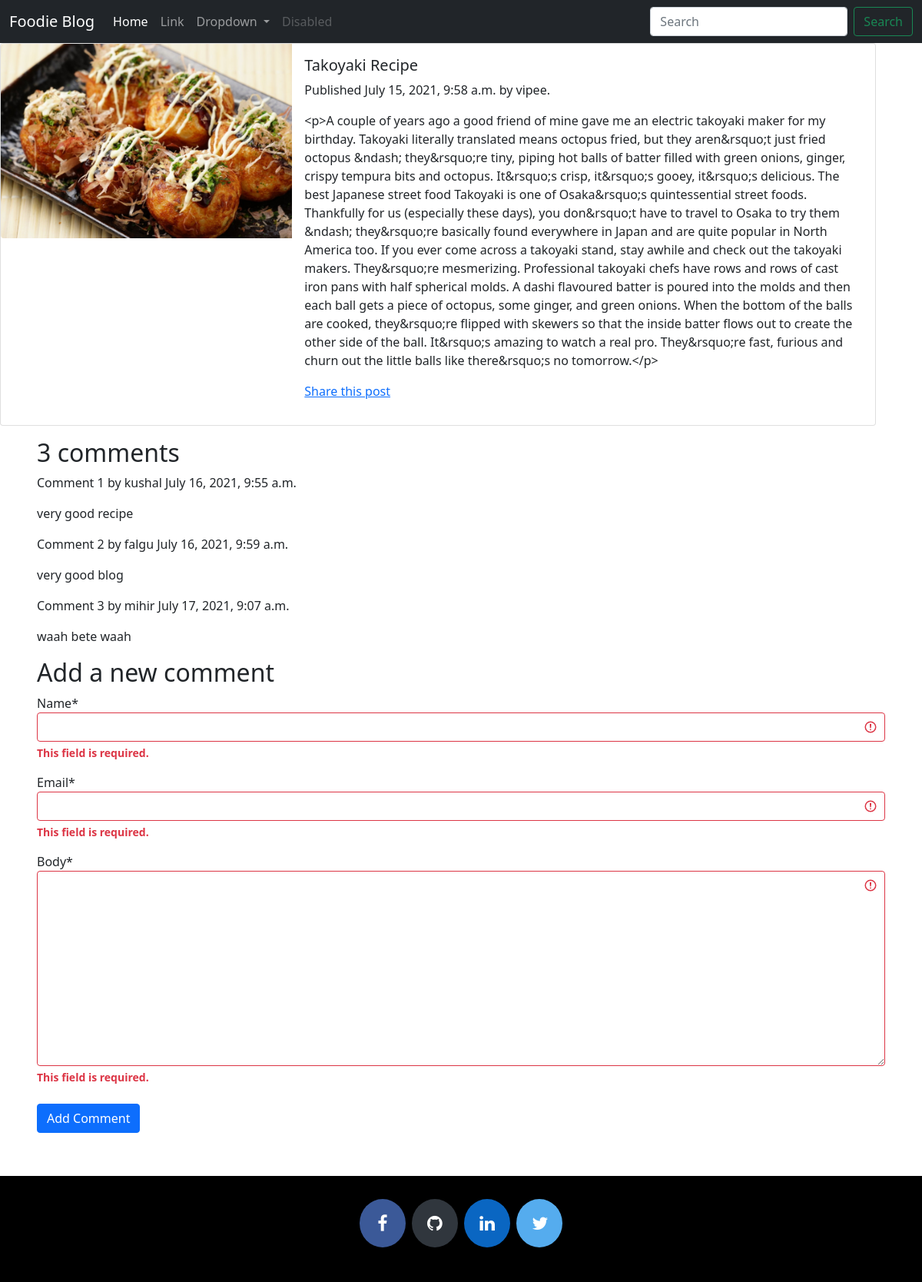
/blog/2021/7/15/takoyaki-recipe/, run on the app's committed database.
### blog/models.py (models this page shows, shortened)
class Post(models.Model):
    STATUS_CHOICE = (
        ('draft','Draft'),
        ('published','Published'),
    )
    title = models.CharField(max_length=250)
    slug = models.SlugField(max_length=250,unique_for_date='publish')
    author = models.ForeignKey(User, on_delete=models.CASCADE, related_name='blog_post')
    body = FroalaField()
    publish = models.DateTimeField(default=timezone.now)
    created_at = models.DateTimeField(auto_now_add=True)
    updated_at = models.DateTimeField(auto_now=True)
    status = models.CharField(max_length=10, choices=STATUS_CHOICE,default='draft')
    image = models.ImageField(upload_to="blog/images" ,default="")
    objects	=	models.Manager()	#	The	default	manager
    published	=	PublishedManager()	#	Our	custom	manager.
    class Meta:
        ordering = ('-publish',)

class Comment(models.Model):
    post = models.ForeignKey(Post, on_delete=CASCADE, related_name='comments')
    name = models.CharField(max_length=25)
    email = models.EmailField()
    body = models.TextField()
    created = models.DateTimeField(auto_now_add=True)
    updated = models.DateTimeField(auto_now=True)
    active = models.BooleanField(default=False)
    class Meta:
        ordering = ('created',)

### blog/views.py (the view, shortened to what this page needs)
# urls.py: path('<int:year>/<int:month>/<int:day>/<slug:post>/', views.post_detail, name='post_detail'),
def post_detail(request,year, month, day, post):
    post = get_object_or_404(Post, slug=post, status='published', publish__year=year, publish__month=month, publish__day=day)
    comments = post.comments.filter(active=True)
    new_comment = None
    comment_form = CommentForm(data=request.POST)
    return render(request,'blog/post/detail.html',{'post':post, 'comments':comments, 'new_comment':new_comment, 'comment_form':comment_form})

### blog/forms.py
class CommentForm(forms.ModelForm):
    class Meta:
        model = Comment
        fields = ('name', 'email', 'body')

### blog/templates/blog/post/detail.html (shortened to what this page needs)
{%	extends	"blog/base.html"	%}
{% load crispy_forms_tags %}
{% block content %}
	<div class="card mb-3" style="max-width: 95%;">
  	<div class="row g-0">
    <div class="col-md-4">
      <img src="/media/{{post.image}}" class="img-fluid rounded-start" alt="..." >
    </div>
    <div class="col-md-8">
      <div class="card-body">
        <h5 class="card-title">{{post.title}}</h5>
        <p class="card-text">Published {{post.publish}}	by	{{post.author}}.{{post.body|linebreaks}}</p>
		<p>
		<a	href="{% url "blog:post_share" post.id %}">
		Share this post
		</a>
		</p>
      </div>
    </div>
  </div>
</div>
	{% with comments.count as total_comments %}
		<h2 class="mx-5">
			{{total_comments}} comment{{total_comments|pluralize}}
		</h2>
	{%	endwith	%}
	{% for	comment	in	comments %}
		<div class="comment mx-5">
				<p	class="info">
					Comment	{{forloop.counter}}	by	{{	comment.name}} {{comment.created}}
				</p>
				{{comment.body|linebreaks}}
		</div>
	{%	empty	%}
		<p>There are no	comments yet.</p>
	{%	endfor	%}
	{%	if	new_comment	%}
		<h2>Your comment has been added.</h2>
	{% else %}
		<h2 class="mx-5">Add	a new comment</h2>
		<form	action="."	method="post" class="mx-5">
				{{comment_form|crispy}}
				<button	class="btn btn-primary my-2" type="submit">Add Comment</button>
		</form>
	{%	endif	%}
{% endblock %}

### blog/templates/blog/base.html (shortened to what this page needs)
{%	load	static	%}
<!DOCTYPE	html>
<html>
<head>
    <link href="https://cdn.jsdelivr.net/npm/bootstrap@5.0.2/dist/css/bootstrap.min.css" rel="stylesheet">
    <link rel="stylesheet" href="https://maxcdn.bootstrapcdn.com/font-awesome/4.7.0/css/font-awesome.min.css">
</head>
<body>
<nav class="navbar navbar-expand-lg navbar-dark bg-dark">
  <div class="container-fluid">
    <a class="navbar-brand" href="/blog">Foodie Blog</a>
    <div class="collapse navbar-collapse" id="navbarSupportedContent">
      <ul class="navbar-nav me-auto mb-2 mb-lg-0">
        <li class="nav-item">
          <a class="nav-link active" aria-current="page" href="/blog">Home</a>
        </li>
        <li class="nav-item">
          <a class="nav-link" href="#">Link</a>
        </li>
        <li class="nav-item dropdown">
          <a class="nav-link dropdown-toggle" href="#" id="navbarDropdown" role="button" data-bs-toggle="dropdown" aria-expanded="false">
            Dropdown
          </a>
        </li>
        <li class="nav-item">
          <a class="nav-link disabled" href="#" tabindex="-1" aria-disabled="true">Disabled</a>
        </li>
      </ul>
      <form class="d-flex">
        <input class="form-control me-2" type="search" placeholder="Search" aria-label="Search">
        <button class="btn btn-outline-success" type="submit">Search</button>
      </form>
    </div>
  </div>
</nav>
	{% block content %}
	{%	endblock	%}
<footer class="mt-5">
  <p class="foot-para">
    <a href="https://www.facebook.com/vipul.patil.566/" class="fa fa-facebook"></a>
    <a href="https://github.com/Vipul1705" class="fa fa-github"></a>
    <a href="https://www.linkedin.com/in/vipul-patil-sde/" class="fa fa-linkedin"></a>
    <a href="https://twitter.com/vipulpatil1999" class="fa fa-twitter"></a>
  </p>
  <br>
</footer>
</body>
</html>

### data on the page
Post: image (picture), title "Takoyaki Recipe", publish "July 15, 2021, 9:58 a.m.", author "vipee", body "<p>A couple of years ago a good friend of mine gave me an electric takoyaki maker for my birthday. Takoyaki literally translated means octopus fried, but they aren&rsquo;t just fried octopus &ndash; they&rsquo;re tiny, piping hot balls of batter filled with green onions, ginger, crispy tempura bits and octopus. It&rsquo;s crisp, it&rsquo;s gooey, it&rsquo;s delicious. The best Japanese street food Takoyaki is one of Osaka&rsquo;s quintessential street foods. Thankfully for us (especially these days), you don&rsquo;t have to travel to Osaka to try them &ndash; they&rsquo;re basically found everywhere in Japan and are quite popular in North America too. If you ever come across a takoyaki…"
Comment: name "kushal", created "July 16, 2021, 9:55 a.m.", body "very good recipe"
Comment: name "falgu", created "July 16, 2021, 9:59 a.m.", body "very good blog"
Comment: name "mihir", created "July 17, 2021, 9:07 a.m.", body "waah bete waah"

### other printed values
{{ total_comments }} "3"
